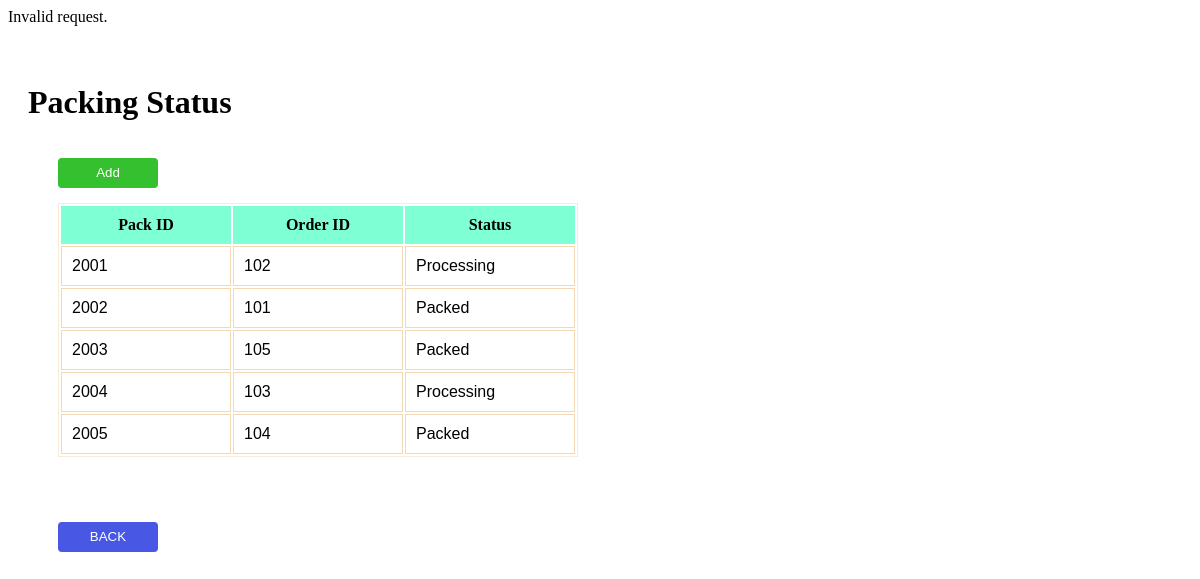
Screenshot of /packedit.php with the database file from the repository.
### tables this page shows
CREATE TABLE `pack` (
  `pack_id` int(20) NOT NULL,
  `order_id` int(20) DEFAULT NULL,
  `status` varchar(225) DEFAULT NULL
);

### packedit.php (the view, shortened to what this page needs)
<!DOCTYPE html>
<html lang="en">
<head>
    <link rel="stylesheet" href="style.css">
    <link rel="stylesheet" href="style2.css">
</head>
<body>
<?php
    include("config.php");
    if (isset($_GET['id'])) {
        $pack_id = $_GET['id'];
        $sql = "SELECT * FROM pack WHERE pack_id = $pack_id";
        $result = $conn->query($sql);
        if ($result->num_rows == 1) {
            $row =   $result->fetch_assoc();
            $pack_id =  $row['pack_id'];
            $order_id =    $row['order_id'];
            $status =  $row['status'];
            echo "
            <form action='update.php' method='POST'>
                <input type='hidden' name='pack_id' value='$pack_id'>
                <label for='order_id'>Order ID:</label>
                <input type='text' id='prod_name' name='order_id' value='$order_id' required><br>
                <label for='status'>Status:</label>
                <input type='text' id='prod_desc' name='status' value='$status' ><br>
                <input type='submit' name='submit' value='Update'>
            </form>";
        } else {
            echo "Product not found.";
        }
    } else {
        echo "Invalid request.";
    }
?>
<h1 class="header"><br>Packing Status</h1>
    <form action="pack.php" method="POST">
    <div class="seachBtn"><input type="submit" id="search-Btn" name="search" value="Add"></div>
    </form>
    <?php
        include("config.php");
        $sql = "SELECT * FROM pack";
        $result = $conn->query($sql);
        if ($result->num_rows > 0) {
            echo "<table>";
            echo "<tr>";
            echo "<th>Pack ID</th><th>Order ID</th><th>Status</th>";
            echo "</tr>";
            while ($row = $result->fetch_assoc()) {
                echo "<tr>";
                echo "<td>" . $row['pack_id'] . "</td>";
                echo "<td>" . $row['order_id'] . "</td>";
                echo "<td>" . $row['status'] . "</td>";
                echo "</tr>";
            }
            echo "</table>";
        }
    ?>
    <form method="POST" action="index.php">
    <div class="backBtn"><input type="submit" id="BACKbtn" name="search" value="BACK"></div>
</form>
</body>
</html>

### style.css (style rules this page uses)
* { background-color: rgb(255, 255, 255); }
th { width: 150px; padding: 10px; background-color: aquamarine; }
tr { padding: 10px; }
table { border: 1px solid; border-color: antiquewhite; margin: 50px; margin-top: 15px; }
td { border: 1px solid; border-color: rgb(245, 217, 181); width: 50px; border-width: 1px; padding: 10px; font-family: 'Trebuchet MS', 'Lucida Sans Unicode', 'Lucida Grande', 'Lucida Sans', Arial, sans-serif; }
.seachBtn #search-Btn { height: 30px; width: 100px; border-radius: 4px; border: 0; background-color: rgb(53, 192, 48); transition: 0.5s; color: white; margin-left: 50px; margin-top: 15px; }
.header { margin-left: 20px; }

### style2.css (style rules this page uses)
th { width: 150px; padding: 10px; background-color: aquamarine; }
tr { padding: 10px; }
table { border: 1px solid; border-color: antiquewhite; margin: 50px; margin-top: 15px; }
td { border: 1px solid; border-color: rgb(245, 217, 181); width: 50px; border-width: 1px; padding: 10px; font-family: 'Trebuchet MS', 'Lucida Sans Unicode', 'Lucida Grande', 'Lucida Sans', Arial, sans-serif; }
#BACKbtn { height: 30px; width: 100px; border-radius: 4px; border: 0; background-color: rgb(73, 88, 228); transition: 0.5s; color: white; margin-left: 50px; margin-top: 15px; }

### rows the page displays
pack: pack_id "2001", order "102", status "Processing"
pack: pack_id "2002", order "101", status "Packed"
pack: pack_id "2003", order "105", status "Packed"
pack: pack_id "2004", order "103", status "Processing"
pack: pack_id "2005", order "104", status "Packed"
